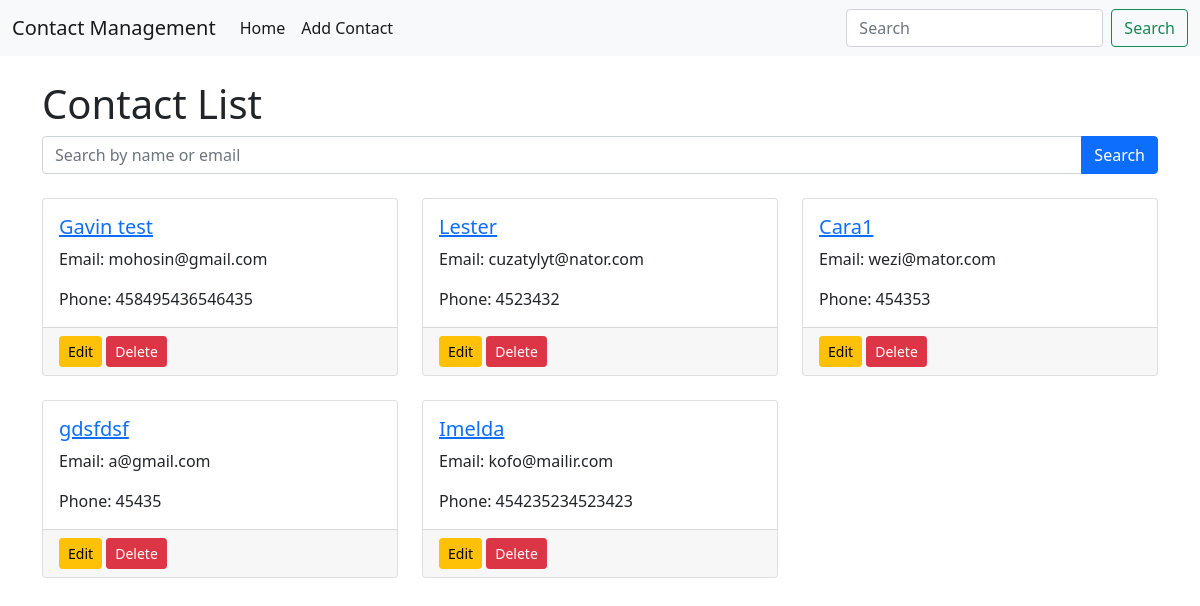
The page / on the database its author committed.
### employee/models.py (models this page shows, shortened)
class Contact(models.Model):
    first_name = models.CharField(max_length=100)
    last_name = models.CharField(max_length=100)
    email = models.EmailField(unique=True)
    phone_number = models.IntegerField()
    address = models.TextField()

### contact_management/views.py (the view)
# urls.py: 2. Add a URL to urlpatterns:  path('', views.home, name='home')
def home(request):
    query = request.GET.get('q')
    if query:
        contacts = Contact.objects.filter(
            first_name__icontains=query) | Contact.objects.filter(email__icontains=query)
    else:
        contacts = Contact.objects.all()
    return render(request, 'home.html', {'contacts': contacts})

### templates/home.html
{% extends 'base.html' %} {% block content %}
<div class="container mt-4">
  <h1>Contact List</h1>
  <form method="get" class="mb-4">
    <div class="input-group">
      <input
        type="text"
        name="q"
        class="form-control"
        placeholder="Search by name or email"
      />
      <button type="submit" class="btn btn-primary">Search</button>
    </div>
  </form>
  <div class="row row-cols-1 row-cols-md-3 g-4">
    {% for contact in contacts %}
    <div class="col">
      <div class="card h-100">
        <div class="card-body">
          <h5 class="card-title">
            <a href="{% url 'contact_detail' contact.pk %}"
              >{{ contact.first_name }}</a
            >
          </h5>
          <p class="card-text">Email: {{ contact.email }}</p>
          <p class="card-text">Phone: {{ contact.phone_number }}</p>
        </div>
        <div class="card-footer">
          <a
            href="{% url 'edit_contact' contact.pk %}"
            class="btn btn-sm btn-warning"
            >Edit</a
          >
          <a
            href="{% url 'delete_contact' contact.pk %}"
            class="btn btn-sm btn-danger"
            >Delete</a
          >
        </div>
      </div>
    </div>
    {% endfor %}
  </div>
</div>
{% endblock %}

### templates/base.html (shortened to what this page needs)
{% load static %}
<!DOCTYPE html>
<html lang="en">
  <head>
    <link
      href="https://cdn.jsdelivr.net/npm/bootstrap@5.0.2/dist/css/bootstrap.min.css"
      rel="stylesheet"
    />
  </head>
  <body>
    <nav class="navbar navbar-expand-lg navbar-light bg-light">
      <div class="container-fluid">
        <a class="navbar-brand" href="{% url 'home' %}">Contact Management</a>
        <div class="collapse navbar-collapse" id="navbarSupportedContent">
          <ul class="navbar-nav me-auto mb-2 mb-lg-0">
            <li class="nav-item">
              <a
                class="nav-link active"
                aria-current="page"
                href="{% url 'home' %}"
                >Home</a
              >
            </li>
            <li class="nav-item">
              <a
                class="nav-link active"
                aria-current="page"
                href="{% url 'add_contact' %}"
                >Add Contact</a
              >
            </li>
          </ul>
          <form class="d-flex">
            <input
              class="form-control me-2"
              type="search"
              placeholder="Search"
              aria-label="Search"
            />
            <button class="btn btn-outline-success" type="submit">
              Search
            </button>
          </form>
        </div>
      </div>
    </nav>
    {% block content%} {% endblock %}
  </body>
</html>

### rows shown on the page
Contact: first_name "Gavin test", email "mohosin@gmail.com", phone_number "458495436546435"
Contact: first_name "Lester", email "cuzatylyt@nator.com", phone_number "4523432"
Contact: first_name "Cara1", email "wezi@mator.com", phone_number "454353"
Contact: first_name "gdsfdsf", email "a@gmail.com", phone_number "45435"
Contact: first_name "Imelda", email "kofo@mailir.com", phone_number "454235234523423"
